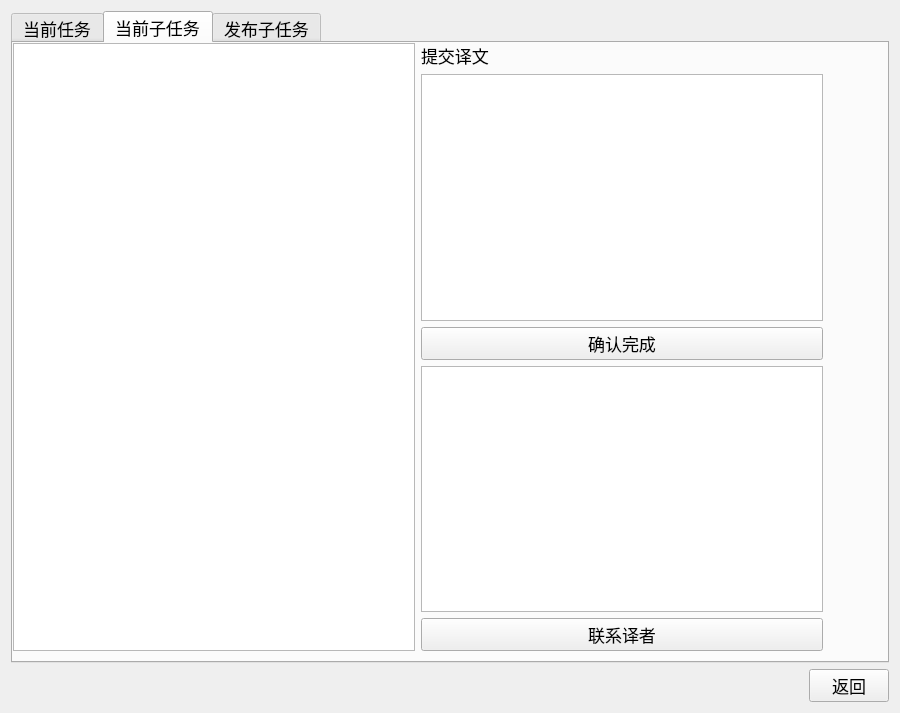
<?xml version="1.0" encoding="UTF-8"?>
<ui version="4.0">
 <class>RespWidget</class>
 <widget class="QWidget" name="RespWidget">
  <property name="geometry">
   <rect>
    <x>0</x>
    <y>0</y>
    <width>900</width>
    <height>713</height>
   </rect>
  </property>
  <property name="font">
   <font>
    <pointsize>13</pointsize>
   </font>
  </property>
  <property name="windowTitle">
   <string>负责任务管理</string>
  </property>
  <layout class="QGridLayout" name="gridLayout">
   <item row="0" column="0">
    <layout class="QVBoxLayout" name="verticalLayout">
     <item>
      <widget class="QTabWidget" name="tabWidget">
       <property name="currentIndex">
        <number>1</number>
       </property>
       <widget class="QWidget" name="widget">
        <attribute name="title">
         <string>当前任务</string>
        </attribute>
        <widget class="QWidget" name="">
         <property name="geometry">
          <rect>
           <x>10</x>
           <y>10</y>
           <width>810</width>
           <height>637</height>
          </rect>
         </property>
         <layout class="QHBoxLayout" name="horizontalLayout_4">
          <item>
           <layout class="QVBoxLayout" name="verticalLayout_6">
            <item>
             <widget class="QTableView" name="tableView">
              <property name="minimumSize">
               <size>
                <width>0</width>
                <height>400</height>
               </size>
              </property>
             </widget>
            </item>
            <item>
             <widget class="QTableView" name="tableView_4">
              <property name="minimumSize">
               <size>
                <width>500</width>
                <height>200</height>
               </size>
              </property>
             </widget>
            </item>
            <item>
             <widget class="QPushButton" name="pushButton_10">
              <property name="minimumSize">
               <size>
                <width>0</width>
                <height>25</height>
               </size>
              </property>
              <property name="text">
               <string>确认译者</string>
              </property>
             </widget>
            </item>
           </layout>
          </item>
          <item>
           <layout class="QVBoxLayout" name="verticalLayout_5">
            <item>
             <widget class="QLabel" name="label_7">
              <property name="text">
               <string>原文</string>
              </property>
             </widget>
            </item>
            <item>
             <widget class="QTextBrowser" name="textBrowser_3"/>
            </item>
            <item>
             <widget class="QLabel" name="label_10">
              <property name="text">
               <string>译文</string>
              </property>
             </widget>
            </item>
            <item>
             <widget class="QPlainTextEdit" name="plainTextEdit">
              <property name="minimumSize">
               <size>
                <width>300</width>
                <height>0</height>
               </size>
              </property>
             </widget>
            </item>
            <item>
             <widget class="QPushButton" name="pushButton">
              <property name="minimumSize">
               <size>
                <width>0</width>
                <height>25</height>
               </size>
              </property>
              <property name="text">
               <string>提交译文</string>
              </property>
             </widget>
            </item>
           </layout>
          </item>
         </layout>
        </widget>
       </widget>
       <widget class="QWidget" name="">
        <attribute name="title">
         <string>当前子任务</string>
        </attribute>
        <widget class="QWidget" name="layoutWidget">
         <property name="geometry">
          <rect>
           <x>0</x>
           <y>0</y>
           <width>810</width>
           <height>608</height>
          </rect>
         </property>
         <layout class="QHBoxLayout" name="horizontalLayout_10">
          <item>
           <layout class="QVBoxLayout" name="verticalLayout_15">
            <item>
             <widget class="QTableView" name="tableView_7">
              <property name="minimumSize">
               <size>
                <width>0</width>
                <height>400</height>
               </size>
              </property>
             </widget>
            </item>
           </layout>
          </item>
          <item>
           <layout class="QVBoxLayout" name="verticalLayout_16">
            <item>
             <widget class="QLabel" name="label_11">
              <property name="text">
               <string>提交译文</string>
              </property>
             </widget>
            </item>
            <item>
             <widget class="QTextBrowser" name="textBrowser_6"/>
            </item>
            <item>
             <widget class="QPushButton" name="pushButton_8">
              <property name="sizePolicy">
               <sizepolicy hsizetype="Minimum" vsizetype="Minimum">
                <horstretch>0</horstretch>
                <verstretch>0</verstretch>
               </sizepolicy>
              </property>
              <property name="minimumSize">
               <size>
                <width>0</width>
                <height>30</height>
               </size>
              </property>
              <property name="font">
               <font>
                <pointsize>13</pointsize>
               </font>
              </property>
              <property name="text">
               <string>确认完成</string>
              </property>
             </widget>
            </item>
            <item>
             <widget class="QPlainTextEdit" name="plainTextEdit_6">
              <property name="minimumSize">
               <size>
                <width>300</width>
                <height>0</height>
               </size>
              </property>
             </widget>
            </item>
            <item>
             <widget class="QPushButton" name="pushButton_9">
              <property name="sizePolicy">
               <sizepolicy hsizetype="Minimum" vsizetype="Minimum">
                <horstretch>0</horstretch>
                <verstretch>0</verstretch>
               </sizepolicy>
              </property>
              <property name="minimumSize">
               <size>
                <width>0</width>
                <height>30</height>
               </size>
              </property>
              <property name="font">
               <font>
                <pointsize>13</pointsize>
               </font>
              </property>
              <property name="text">
               <string>联系译者</string>
              </property>
             </widget>
            </item>
           </layout>
          </item>
         </layout>
        </widget>
       </widget>
       <widget class="QWidget" name="tab_2">
        <attribute name="title">
         <string>发布子任务</string>
        </attribute>
        <layout class="QGridLayout" name="gridLayout_2">
         <item row="0" column="0">
          <layout class="QHBoxLayout" name="horizontalLayout_2">
           <item>
            <layout class="QHBoxLayout" name="horizontalLayout_3">
             <item>
              <layout class="QVBoxLayout" name="verticalLayout_2">
               <item>
                <widget class="QLabel" name="label">
                 <property name="text">
                  <string>书名</string>
                 </property>
                </widget>
               </item>
               <item>
                <widget class="QLabel" name="label_2">
                 <property name="text">
                  <string>译者用户名</string>
                 </property>
                </widget>
               </item>
               <item>
                <widget class="QLabel" name="label_5">
                 <property name="text">
                  <string>预付酬金（元）</string>
                 </property>
                </widget>
               </item>
              </layout>
             </item>
             <item>
              <layout class="QVBoxLayout" name="verticalLayout_3">
               <item>
                <widget class="QLineEdit" name="lineEdit">
                 <property name="text">
                  <string/>
                 </property>
                </widget>
               </item>
               <item>
                <widget class="QLineEdit" name="lineEdit_2"/>
               </item>
               <item>
                <widget class="QLineEdit" name="lineEdit_6"/>
               </item>
              </layout>
             </item>
            </layout>
           </item>
           <item>
            <layout class="QVBoxLayout" name="verticalLayout_4">
             <item>
              <widget class="QLabel" name="label_8">
               <property name="font">
                <font>
                 <pointsize>16</pointsize>
                </font>
               </property>
               <property name="text">
                <string>原文输入：</string>
               </property>
              </widget>
             </item>
             <item>
              <widget class="QPlainTextEdit" name="plainTextEdit_2"/>
             </item>
             <item>
              <widget class="QPushButton" name="pushButton_6">
               <property name="text">
                <string>确认发布</string>
               </property>
              </widget>
             </item>
            </layout>
           </item>
          </layout>
         </item>
        </layout>
       </widget>
      </widget>
     </item>
     <item>
      <layout class="QHBoxLayout" name="horizontalLayout">
       <item>
        <spacer name="horizontalSpacer">
         <property name="orientation">
          <enum>Qt::Horizontal</enum>
         </property>
         <property name="sizeHint" stdset="0">
          <size>
           <width>40</width>
           <height>20</height>
          </size>
         </property>
        </spacer>
       </item>
       <item>
        <widget class="QPushButton" name="pushButton_3">
         <property name="text">
          <string>返回</string>
         </property>
        </widget>
       </item>
      </layout>
     </item>
    </layout>
   </item>
  </layout>
 </widget>
 <resources/>
 <connections/>
</ui>
